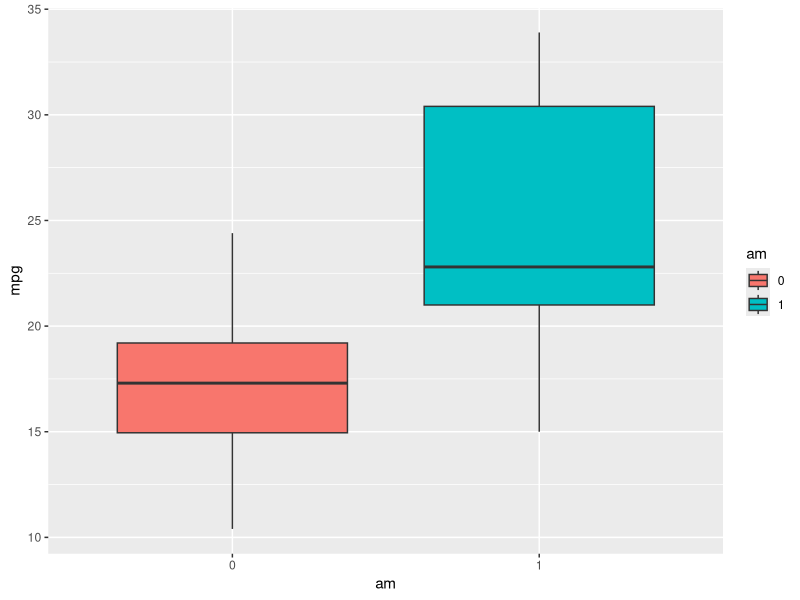
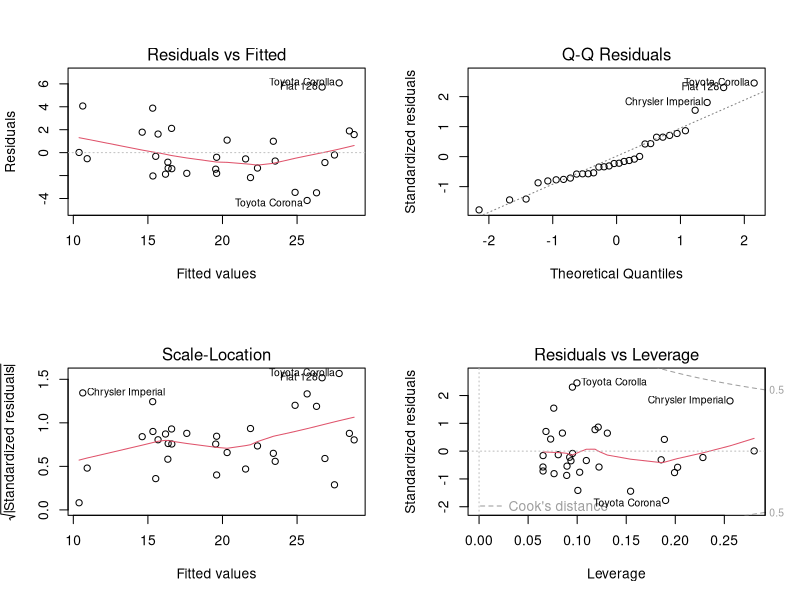

Write the R code that produced these figures, in order.
## ---- chunk 1
data(mtcars)
mtcars$vs <- as.factor(mtcars$vs); mtcars$am <- as.factor(mtcars$am) # should be categorical
## ---- chunk 2
library(ggplot2)
g <- ggplot(mtcars, aes(am, mpg))
g <- g + geom_boxplot(aes(fill=am))
g
## ---- chunk 3
summary(aov(mpg ~ ., data = mtcars))
## ---- chunk 4
s <- summary(aov(mpg ~ ., data = mtcars))
# get the actual array info out of summary
s <- s[[1]]

# remove the row of residuals for now
idx <- s$`Pr(>F)`<0.05
rownames(s[idx, ])
## ---- chunk 5
fit2 <- lm(mpg ~ cyl + disp + wt + drat + am, data = mtcars)
summary(fit2)
## ---- chunk 6
fit3 <- lm(mpg ~ cyl + disp + wt + am, data = mtcars)
summary(fit3)
## ---- chunk 7
final_fit <- lm(mpg ~ cyl + wt + am, data = mtcars)
summary(final_fit)
## ---- chunk 8
par(mfrow = c(2, 2))
plot(final_fit)
